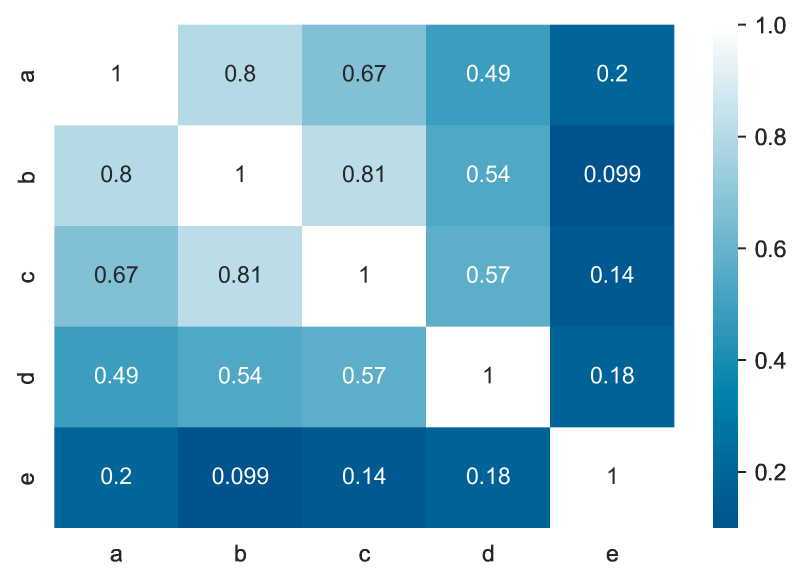
#> input picture NOTUSED/Water-pause-times.png, 2409 x 1747 px (shown at 1/3 size)
$ python GrayScaleImage.py
#> lines starting #> are read from the running program, lines starting #| are printed output that depends on the picture
import numpy as np
from cv2 import cv2


img = cv2.imread('Water-pause-times.png',0)
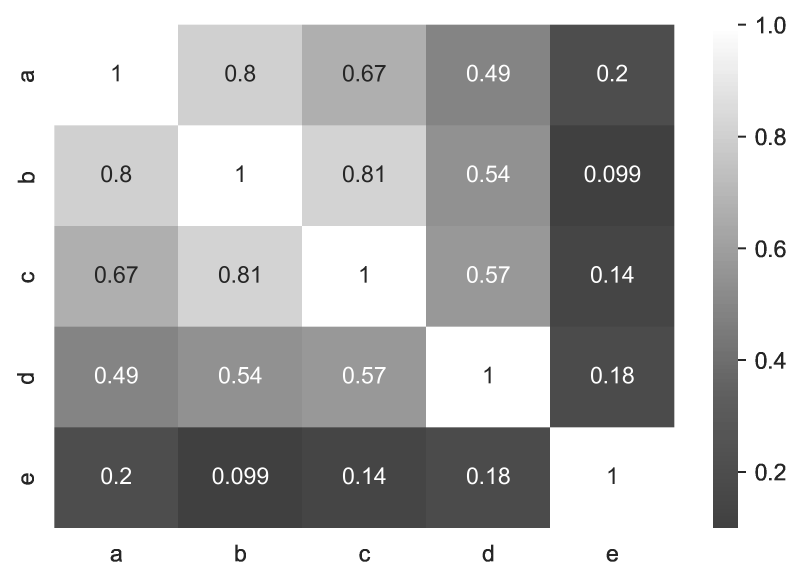
#> img: shape (1747, 2409) (shown at 1/3 size); min 38, max 255, mean 185.5
img = cv2.resize(img,None,fx=0.5,fy=0.5,interpolation=cv2.INTER_CUBIC)
#> img: shape (874, 1204)
cv2.imshow('image',img)
k = cv2.waitKey(0)&0xFF
#> (key Esc is pressed here)
if k==27:
  cv2.destroyAllWindows()
elif k == ord('s'):
  cv2.imwrite('123.png',img)
  cv2.destoryAllWindows()
